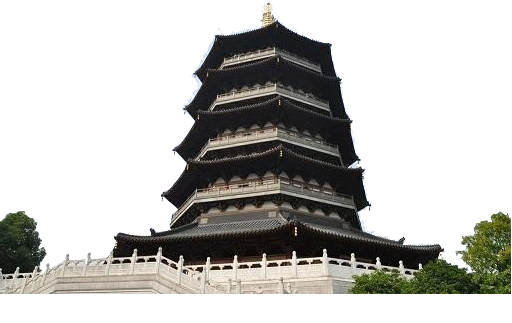
//> input picture 开课吧opencv_demo/GrabCutSample/leifengtower.jpg, 512 x 323 px
$ ./GrabCutSample   (built with g++ and OpenCV 4)
//> lines starting //> are read from the running program, lines starting //| are printed output that depends on the picture; after the words box and inside, x2 and y2 are one past the last pixel; in counts of white or black regions, pixels touching at a corner belong together
#include <opencv2/opencv.hpp>
#include <iostream>
using namespace std;
using namespace cv;

int main()
{
    Mat srcImg = imread("./leifengtower.jpg");
//> srcImg is the input picture: 323 rows x 512 cols, CV_8UC3; mean B, G, R 187.3, 190.5, 191.2
    Mat mask, bgModel, fgModel;
    Rect rect(Point(1, 1), Point(srcImg.cols, srcImg.rows));    // 覆盖整个图像的矩形
//> rect = Rect(1, 1, 511, 322)
    /*
        srcImg：输入图像
        mask：输出掩模，用于存储每个像素点属于背景、前景还是不确定的概率
        rect：初始矩形区域，算法在这个区域内进行前景与背景的估计
        bgModel 和 fgModel：背景和前景的高斯混合模型参数
        5：迭代次数
        GC_INIT_WITH_RECT：表示使用矩形区域初始化分割
    */
    grabCut(srcImg, mask, rect, bgModel, fgModel, 5, GC_INIT_WITH_RECT);
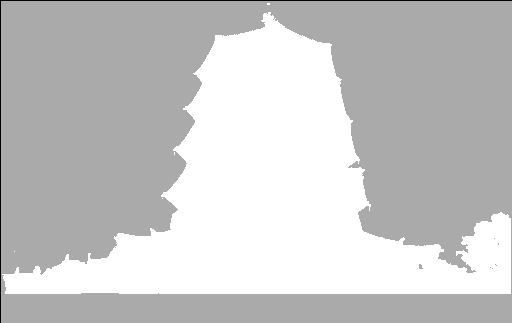
//> mask: 323 rows x 512 cols, CV_8UC1; min 0, max 3, mean 2.35; drawn with min black and max white
//> bgModel = 65 values, max 2758.6 at index 56, min -7.28e-12 at index 21, mean 484.5; fgModel = 65 values, max 1052.7 at index 42, min 0 at index 1, mean 351
    rectangle(srcImg, rect, Scalar(255), 2, 8);                 // 在原图上绘制出指定的矩形区域
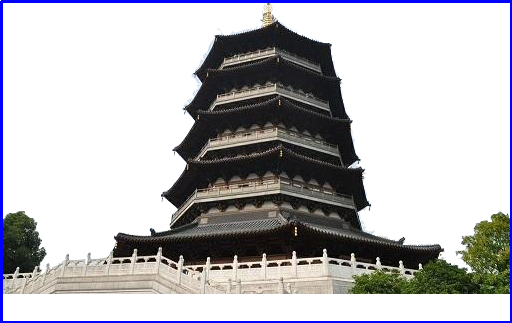
//> srcImg: 323 rows x 512 cols, CV_8UC3; 2.51% of pixels changed, all inside (x1, y1, x2, y2) = (0, 0, 512, 323)

    imshow("src", srcImg);
    imshow("mask", (mask & 1) * 255);                           // 显示处理后的掩模图像 其中 0 表示背景或不确定区域，1 表示前景。然后将结果乘以 255 转为灰度图像以便显示
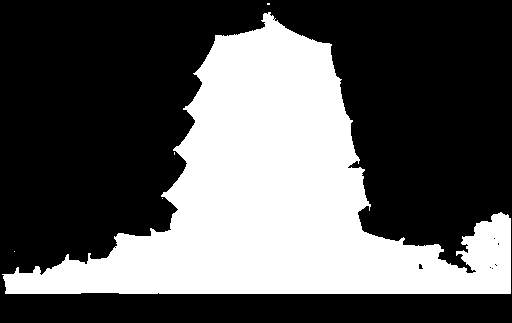
//> window 'mask': 323 rows x 512 cols, CV_8UC1; 35.7% white; 5 white regions (4 under 20 px), largest, box (x1, y1, x2, y2) and area: (2, 12, 511, 294) 59042
    Mat resultMask = (mask & 1) * 255;                          // 创建一个新的掩模矩阵 resultMask，只保留前景部分

    // Mat resultImage = Mat(srcImg.rows, srcImg.cols, CV_8UC3);
    // Mat resultImage;
    // resize(resultImage, resultImage, Size(srcImg.rows, srcImg.cols));

    Mat resultImage = imread("./sky.jpg");
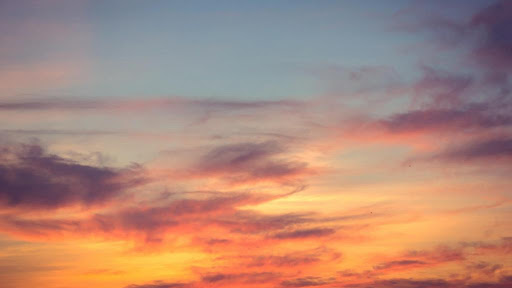
//> input picture 开课吧opencv_demo/GrabCutSample/sky.jpg, 512 x 288 px
//> resultImage is the input picture: 288 rows x 512 cols, CV_8UC3; mean B, G, R 122, 136.8, 175.6
    resize(resultImage, resultImage, Size(srcImg.cols, srcImg.rows));
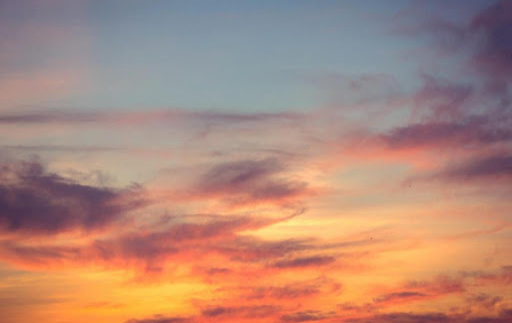
//> resultImage: 323 rows x 512 cols, CV_8UC3; mean B, G, R 121.9, 136.7, 175.5

    // [19 lines of commented-out code are left out]

    srcImg.copyTo(resultImage, resultMask);
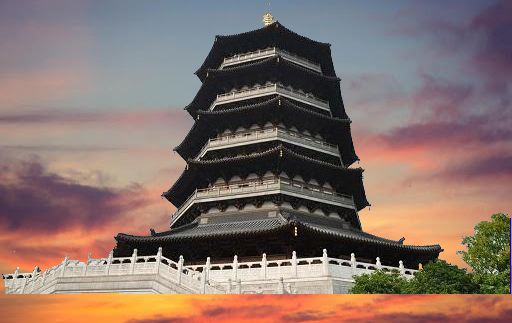
//> resultImage: 323 rows x 512 cols, CV_8UC3; mean B, G, R 106.1, 113.3, 133.9
    imshow("result", resultImage);
    waitKey(0);
    return 0;
}
